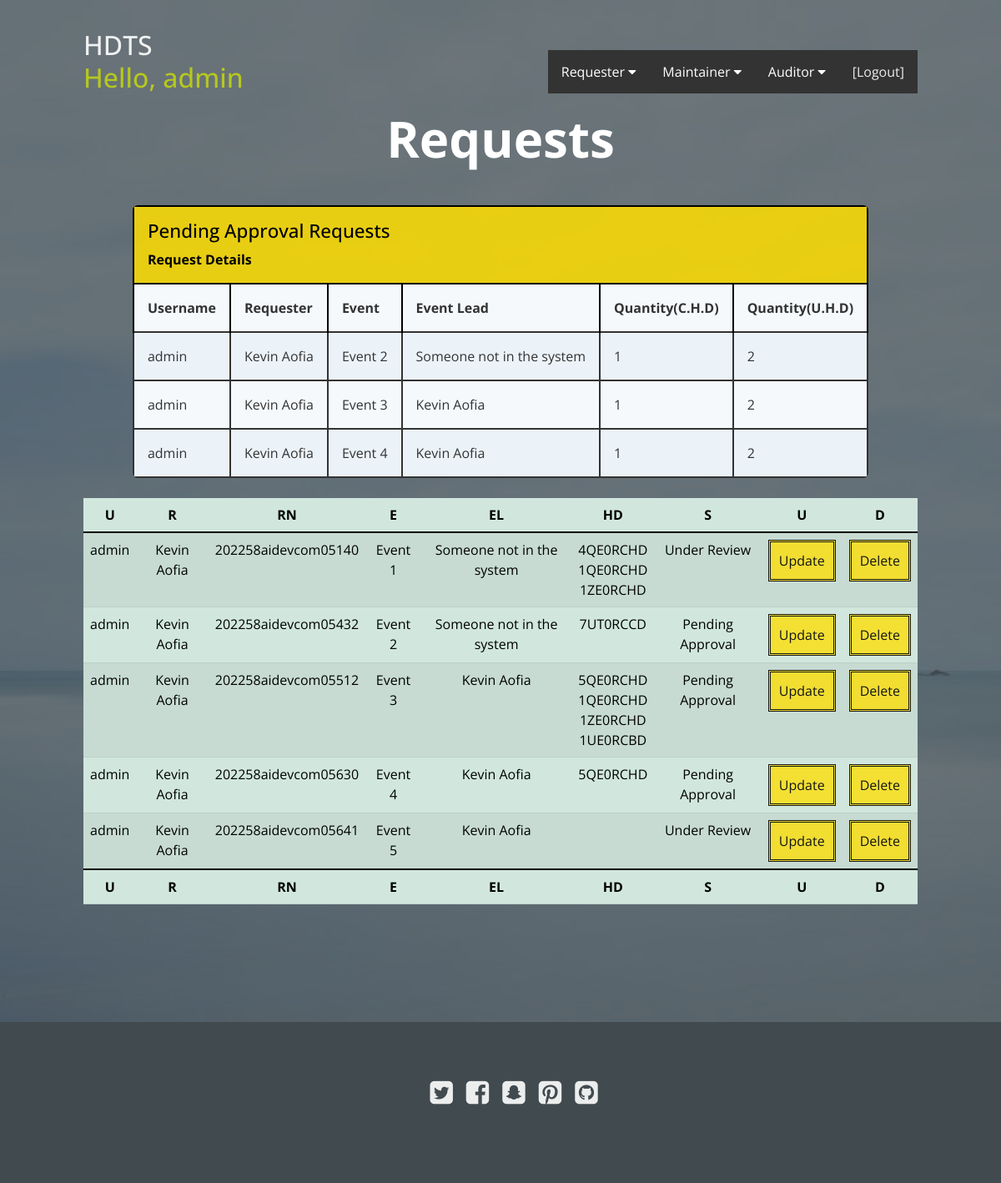
The app's page /maintainer_requests/ (signed in) with its own data.
### website/models.py (models this page shows, shortened)
class Request(models.Model):
    user = models.ForeignKey(User, null=True, on_delete=models.CASCADE)
    requester = models.ForeignKey(UserProfile, null=True, on_delete=models.CASCADE)
    event = models.OneToOneField(Event, null=True, on_delete=models.CASCADE)
    hard_drive = models.ManyToManyField(HardDrive)
    status = models.ForeignKey(RequestStatusChoice, blank=True, null=True, on_delete=models.SET_NULL)  # required
    request_number = models.CharField(max_length=22)  # MMDDYYYY/requesterfirstinitial_requesterlastinitial/devcomHHMMSS
    creation_date = models.DateField(auto_now_add=True)  # required
    date_of_last_modification = models.DateField(auto_now=True)  # required
    pickup_date = models.DateField(max_length=254, blank=False, null=True)  # required
    number_of_classified_hard_drives_needed = models.PositiveIntegerField(default=0)  # required
    number_of_unclassified_hard_drives_needed = models.PositiveIntegerField(default=0)  # required
    comment = models.TextField(blank=True, null=True)

class UserProfile(models.Model):
    user = models.OneToOneField(User, on_delete=models.CASCADE)
    profile_picture = models.ImageField(default='default.jpg')
    first_name = models.CharField(max_length=100)  # required
    last_name = models.CharField(max_length=100)  # required
    email = models.EmailField(max_length=254)  # required
    direct_supervisor_email = models.EmailField(max_length=254)  # required
    branch_chief_email = models.EmailField(max_length=254)  # required
    requester_status = models.ForeignKey(RequesterStatusChoice, blank=True, null=True, on_delete=models.SET_NULL)  # required
    maintainer_status = models.ForeignKey(MaintainerStatusChoice, blank=True, null=True, on_delete=models.SET_NULL)  # required
    auditor_status = models.ForeignKey(AuditorStatusChoice, blank=True, null=True, on_delete=models.SET_NULL)  # required

class Event(models.Model):
    name = models.CharField(max_length=100, unique=True)  # required
    description = models.TextField()  #
    location = models.CharField(max_length=254)
    lead = models.CharField(max_length=254, blank=True, null=True)
    participants = models.TextField(max_length=500)
    type = models.ForeignKey(EventTypeChoice, blank=True, null=True, on_delete=models.SET_NULL)  # required
    duration = models.ForeignKey(EventDurationChoice, blank=True, null=True, on_delete=models.SET_NULL)  # required
    status = models.ForeignKey(EventStatusChoice, blank=True, null=True, on_delete=models.SET_NULL)  # required
    start_date = models.DateField(max_length=254, null=True)  # required
    end_date = models.DateField(max_length=254, null=True)  # required

class HardDrive(models.Model):
    creation_date = models.DateField(auto_now_add=True)  # required
    serial_number = models.CharField(max_length=100, unique=True)  # required
    manufacturer = models.CharField(max_length=100)  # required
    model_number = models.CharField(max_length=100)  # required
    type = models.CharField(max_length=50)  # required
    connection_port = models.CharField(max_length=50)  # required
    size = models.ForeignKey(HardDriveSizeChoice, blank=True, null=True, on_delete=models.SET_NULL)  # required
    classification = models.ForeignKey(HardDriveClassificationChoice, blank=True, null=True, on_delete=models.SET_NULL)  # required
    boot_test_status = models.ForeignKey(HardDriveBootTestStatusChoice, blank=True, null=True, on_delete=models.SET_NULL)  # required
    status = models.ForeignKey(HardDriveStatusChoice, blank=True, null=True, on_delete=models.SET_NULL)  # required
    classification_change_justification = models.TextField(blank=True, null=True)
    image_version_ID = models.CharField(max_length=10, blank=True, null=True)
    boot_test_expiration_date = models.DateField(blank=True, null=True)
    hard_drive_status_change_justification = models.TextField(blank=True, null=True)
    date_issued = models.DateField(blank=True, null=True)
    expected_return_date = models.DateField(blank=True, null=True)
    hard_drive_return_date_justification = models.TextField(blank=True, null=True)
    actual_return_date = models.DateField(blank=True, null=True)
    date_modified = models.DateField(auto_now=True)  # required

class RequestStatusChoice(models.Model):
    choice = models.CharField(max_length=300)
    def __str__(self):
        return self.choice

### website/decorators.py (the view)
        def wrapper_func(request, *args, **kwargs):
            groups = []
            if request.user.groups.exists():
                for group in request.user.groups.all():
                    groups.append(group.name)
            check_true = any(group_names in groups for group_names in allowed_roles)
            if check_true:
                return view_func(request, *args, **kwargs)
            else:
                return HttpResponse("You are not authorized to view this page")

### website/views.py (called while the page is built)
@login_required(login_url='loginPage')
@allowed_users(allowed_roles=['admin', 'maintainer'])
def maintainer_requests(request):
    requests = Request.objects.all()  # passing all requests
    request_status_choice = RequestStatusChoice.objects.all()
    context = {
        'requests': requests,
        'request_status_choice':request_status_choice,
    }
    return render(request, 'pages/maintainer_requests.html', context)

### website/templates/pages/maintainer_requests.html (shortened to what this page needs)
{% extends 'pages/base.html' %}
{% load static %}
{% block mainBody %}
<link rel="stylesheet" href='assets/css/styles2.css'>
<section class="hero">
    <h1>Requests</h1>
    <br>
    <table class="rwd-table">
        <tr>
            <th colspan="6"><h4>Pending Approval Requests</h4>Request Details</th>
        </tr>
        <tr>
			<th>Username</th>
			<th>Requester</th>
			<th>Event</th>
			<th>Event Lead</th>
			<th>Quantity(C.H.D)</th>
			<th>Quantity(U.H.D)</th>
		</tr>
        {% for each_request in requests %}
        {% if each_request.status == request_status_choice.first %}
		<tr>
            <td>{{each_request.user}}</td>
            <td>{{each_request.requester.first_name}} {{each_request.requester.last_name}}</td>
            <td>{{each_request.event.name}}</td>
            <td>{{each_request.event.lead}}</td>
            <td>{{each_request.number_of_classified_hard_drives_needed}}</td>
            <td>{{each_request.number_of_unclassified_hard_drives_needed}}</td>
        </tr>
        {% endif %}
        {% endfor %}
    </table>
    <br>
    <table id="example" class="table table-success table-striped" style="width:100%">
        <thead>
        <tr>
            <th>U</th>
            <th>R</th>
            <th>RN</th>
            <th>E</th>
            <th>EL</th>
            <th>HD</th>
            <th>S</th>
            <th>U</th>
            <th>D</th>
        </tr>
        </thead>
        <tbody>
        {% for each_request in requests %}
        <tr>
            <td>{{each_request.user}}</td>
            <td>{{each_request.requester.first_name}} {{each_request.requester.last_name}}</td>
            <td>{{each_request.request_number}}</td>
            <td>{{each_request.event.name}}</td>
            <td>{{each_request.event.lead}}</td>
            <td>
                {% for each_hd in each_request.hard_drive.all %}
                {{each_hd.serial_number}}<br>
                {% endfor %}
            </td>
            <td>{{each_request.status}}</td>
            <td>
                <a class="submit-button" href="{% url 'update_request' each_request.id %}">Update</a>
            </td>
            <td>
                <a class="submit-button" href="{% url 'delete_request' each_request.id %}">Delete</a>
            </td>
        </tr>
        {% endfor %}
        </tbody>
        <tfoot>
        <tr>
            <th>U</th>
            <th>R</th>
            <th>RN</th>
            <th>E</th>
            <th>EL</th>
            <th>HD</th>
            <th>S</th>
            <th>U</th>
            <th>D</th>
        </tr>
        </tfoot>
    </table>
</section>
{% endblock %}

### website/templates/pages/base.html (shortened to what this page needs)
{% load static %}
<!DOCTYPE html>
<html>
<head>
    <link href="https://cdn.jsdelivr.net/npm/bootstrap@5.1.3/dist/css/bootstrap.min.css" rel="stylesheet">
    <link rel="stylesheet" href="http://maxcdn.bootstrapcdn.com/font-awesome/4.6.0/css/font-awesome.min.css">
    <link rel="stylesheet" type="text/css" href="https://cdn.datatables.net/v/bs5/jq-3.6.0/jszip-2.5.0/dt-1.11.5/af-2.3.7/b-2.2.2/b-colvis-2.2.2/b-html5-2.2.2/b-print-2.2.2/cr-1.5.5/date-1.1.2/fc-4.0.2/fh-3.2.2/kt-2.6.4/r-2.2.9/rg-1.1.4/rr-1.2.8/sc-2.0.5/sb-1.3.2/sp-2.0.0/sl-1.3.4/sr-1.1.0/datatables.min.css"/>
    <link rel="stylesheet" href="{% static 'assets/css/styles2.css' %}">
</head>
<body>
<header>
    <h2><a href="{% url 'base' %}">HDTS</a>
        {% if request.user.is_authenticated %}
        <a href="{% url 'profilePage' %}">
            <p style="text-align:center;">
            <span style="color:rgba(201, 219, 10, 0.9);">Hello, {{request.user.first_name}}</span>
        </p>
        {% endif %}
        </a>
    </h2>
    {% block navbar %}
    {% if request.user.is_authenticated %}
    {% include 'pages/navbar_base.html' %}
    {% endif %}
    {% endblock %}
</header>
{% block mainBody %}{% endblock %}
<footer>
    <ul>
        <li><a href="#"><i class="fa fa-twitter-square"></i></a></li>
        <li><a href="#"><i class="fa fa-facebook-square"></i></a></li>
        <li><a href="#"><i class="fa fa-snapchat-square"></i></a></li>
        <li><a href="#"><i class="fa fa-pinterest-square"></i></a></li>
        <li><a href="#"><i class="fa fa-github-square"></i></a></li>
    </ul>
</footer>
</body>
</html>

### static/assets/css/styles2.css (style rules this page uses)
* { margin: 0; padding: 0; box-sizing: border-box; }
html { font: normal 16px sans-serif; color: #555; }
ul, nav { list-style: none; }
a { text-decoration: none; color: inherit; cursor: pointer; opacity: 0.9; }
section { display: flex; flex-direction: column; align-items: center; padding: 125px 100px; }
header { position: absolute; top: 0; left: 0; z-index: 10; width: 100%; display: flex; justify-content: space-between; align-items: center; color: #fff; padding: 35px 100px 0; }
header h2 { font-family: 'Quicksand', sans-serif; }
.hero { position: relative; justify-content: center; min-height: 100vh; color: #fff; text-align: center; }
.hero h1 { font: bold 60px 'Open Sans', sans-serif; margin-bottom: 15px; }
footer { display: flex; flex-direction: column; align-items: center; text-align: center; color: #fff; background-color: #414a4f; padding: 60px 0; }
footer ul { display: flex; margin-bottom: 25px; font-size: 32px; }
footer ul li { margin: 0 8px; }
footer ul li:first-child { margin-left: 0; }
footer ul li:last-child { margin-right: 0; }
* { font-family: 'Open Sans', sans-serif; }
.rwd-table { margin: auto; min-width: 300px; max-width: 100%; border-collapse: collapse; }
.rwd-table tr:first-child { background: rgba(255, 222, 0, 0.85); color: black; }
.rwd-table tr { background-color: #f5f9fc; }
.rwd-table tr:nth-child(odd):not(:first-child) { background-color: #ebf3f9; }
.rwd-table th { display: none; border-top: 2px solid black; border-left: 2px solid black; border-right: 2px solid black; }
.rwd-table td { display: block; border: 2px solid; }
.rwd-table td:first-child { margin-top: .5em; }
.rwd-table td:last-child { margin-bottom: .5em; }
.rwd-table td:before { font-weight: bold; width: 120px; display: inline-block; color: #000; }
.rwd-table th, .rwd-table td { text-align: left; }
.rwd-table { color: #333; border-radius: .4em; overflow: hidden; }
.rwd-table tr { border-color: #bfbfbf; }
.rwd-table th, .rwd-table td { padding: .5em 1em; }
@media screen and (min-width: 600px) { .rwd-table { border: none; } }
@media screen and (min-width: 600px) { .rwd-table td:before { display: none; } }
@media screen and (min-width: 600px) { .rwd-table th, .rwd-table td { display: table-cell; padding: .25em .5em; } }
@media screen and (min-width: 600px) { .rwd-table th:first-child, .rwd-table td:first-child { padding-left: 0; } }
@media screen and (min-width: 600px) { .rwd-table th:last-child, .rwd-table td:last-child { padding-right: 0; } }
@media screen and (min-width: 600px) { .rwd-table th, .rwd-table td { padding: 1em !important; } }
.submit-button { background-color: rgba(255, 222, 0, 0.85); border: double; color: black; padding: 10px; text-align: center; text-decoration: none; display: inline-block; font-size: 16px; cursor: pointer; }
h4 { font-size: 140%; }

### records on screen
Request: user "admin", requester.first_name "Kevin", requester.last_name "Aofia", event.name "Event 2", event.lead "Someone not in the system", number_of_classified_hard_drives_needed "1", number_of_unclassified_hard_drives_needed "2", request_number "202258aidevcom05432", status "Pending Approval"
Request: user "admin", requester.first_name "Kevin", requester.last_name "Aofia", event.name "Event 3", event.lead "Kevin Aofia", number_of_classified_hard_drives_needed "1", number_of_unclassified_hard_drives_needed "2", request_number "202258aidevcom05512", status "Pending Approval"
Request: user "admin", requester.first_name "Kevin", requester.last_name "Aofia", event.name "Event 4", event.lead "Kevin Aofia", number_of_classified_hard_drives_needed "1", number_of_unclassified_hard_drives_needed "2", request_number "202258aidevcom05630", status "Pending Approval"
Request: user "admin", requester.first_name "Kevin", requester.last_name "Aofia", request_number "202258aidevcom05140", event.name "Event 1", event.lead "Someone not in the system", status "Under Review"
HardDrive: serial_number "4QE0RCHD"
HardDrive: serial_number "1QE0RCHD"
HardDrive: serial_number "1ZE0RCHD"
HardDrive: serial_number "7UT0RCCD"
HardDrive: serial_number "5QE0RCHD"
HardDrive: serial_number "1UE0RCBD"
Request: user "admin", requester.first_name "Kevin", requester.last_name "Aofia", request_number "202258aidevcom05641", event.name "Event 5", event.lead "Kevin Aofia", status "Under Review"

### other values on screen
{{ request.user.first_name }} "admin"
